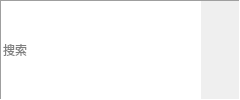
          <widget class="QFrame" name="frame">
           <property name="frameShape">
            <enum>QFrame::Shape::Panel</enum>
           </property>
           <property name="frameShadow">
            <enum>QFrame::Shadow::Sunken</enum>
           </property>
           <layout class="QHBoxLayout" name="horizontalLayout_12">
            <property name="spacing">
             <number>0</number>
            </property>
            <property name="leftMargin">
             <number>0</number>
            </property>
            <property name="topMargin">
             <number>0</number>
            </property>
            <property name="rightMargin">
             <number>0</number>
            </property>
            <property name="bottomMargin">
             <number>0</number>
            </property>
            <item>
             <widget class="QLineEdit" name="lineEdit_search">
              <property name="sizePolicy">
               <sizepolicy hsizetype="Preferred" vsizetype="Preferred">
                <horstretch>0</horstretch>
                <verstretch>0</verstretch>
               </sizepolicy>
              </property>
              <property name="minimumSize">
               <size>
                <width>200</width>
                <height>0</height>
               </size>
              </property>
              <property name="text">
               <string/>
              </property>
              <property name="frame">
               <bool>false</bool>
              </property>
              <property name="placeholderText">
               <string>搜索</string>
              </property>
             </widget>
            </item>
            <item>
             <widget class="QToolButton" name="btn_clear">
              <property name="styleSheet">
               <string notr="true">border-style: outset;</string>
              </property>
              <property name="icon">
               <iconset theme="edit-clear"/>
              </property>
             </widget>
            </item>
            <item>
             <widget class="QToolButton" name="btn_search">
              <property name="styleSheet">
               <string notr="true">border-style: outset;</string>
              </property>
              <property name="icon">
               <iconset theme="edit-find"/>
              </property>
             </widget>
            </item>
           </layout>
          </widget>
